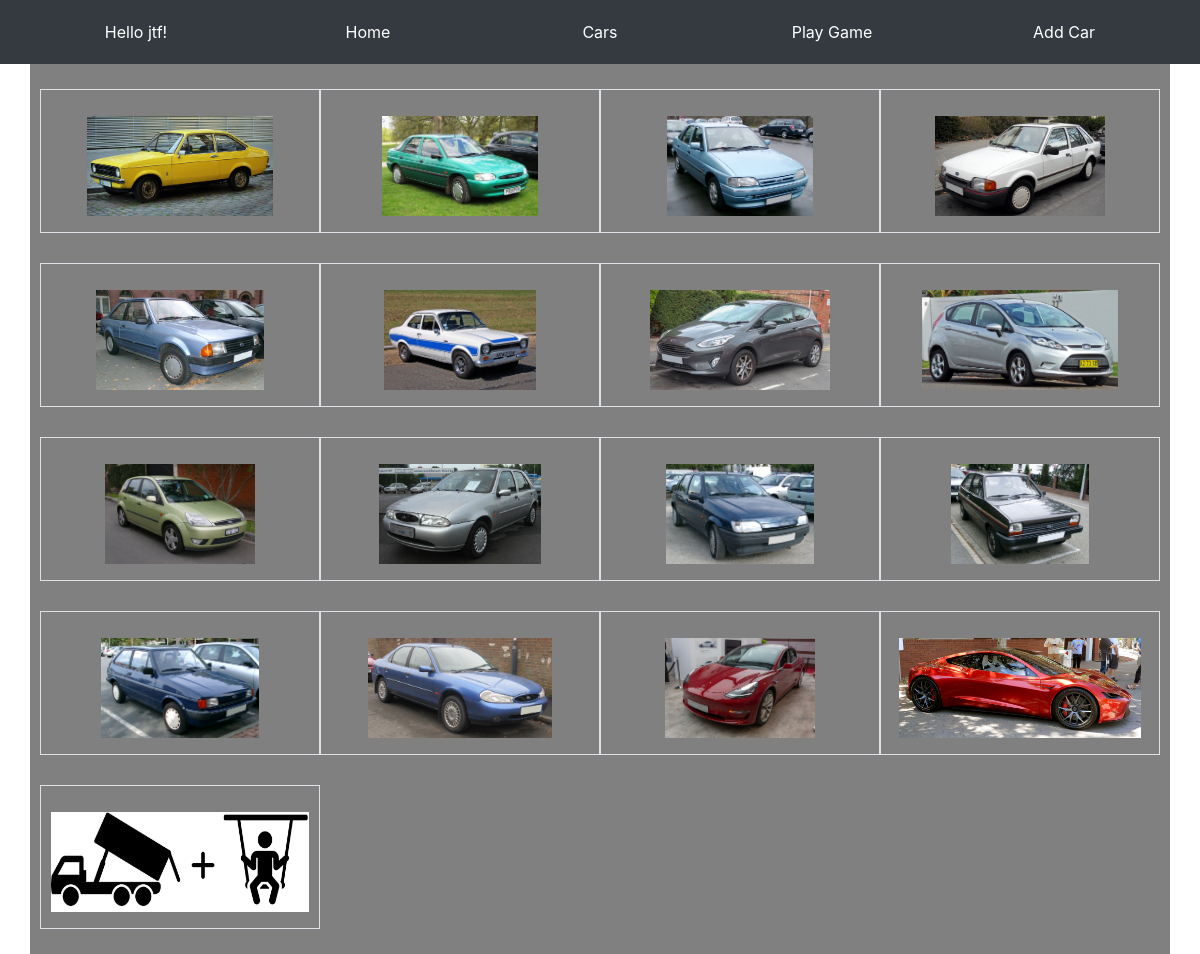
Page /cars/view.php (signed in) on the committed database.
### tables this page shows
CREATE TABLE IF NOT EXISTS `users` (
  `u_id` int(11) NOT NULL AUTO_INCREMENT,
  `u_username` varchar(20) DEFAULT '',
  `u_password` varchar(64) NOT NULL DEFAULT '',
  `u_salt` varchar(32) NOT NULL DEFAULT '',
  `u_name` varchar(50) NOT NULL DEFAULT '',
  `u_joined` datetime NOT NULL DEFAULT CURRENT_TIMESTAMP,
  `u_group` int(11) NOT NULL DEFAULT '0',
  PRIMARY KEY (`u_id`)
);

CREATE TABLE IF NOT EXISTS `cars` (
  `c_id` int(12) NOT NULL AUTO_INCREMENT,
  `c_make` varchar(40) NOT NULL,
  `c_model` varchar(40) NOT NULL,
  `c_version` varchar(40) NOT NULL,
  `c_production_years` varchar(40) NOT NULL,
  `c_legit` int(20) NOT NULL,
  `c_timestamp` timestamp(6) NOT NULL DEFAULT CURRENT_TIMESTAMP(6),
  `c_deleted` int(10) NOT NULL,
  PRIMARY KEY (`c_id`)
);

### classes/Config.php (called while the page is built, shortened)
<?php
class Config {
    public static function get($path = null) {
        if($path) {
            $config = $GLOBALS['config'];
            $path = explode('/', $path);
            foreach ($path as $bit) {
                if (isset($config[$bit])) {
                    $config = $config[$bit];
                }
            }
            return $config;
        }
        return false;
    }
}
?>

### classes/DB.php (called while the page is built, shortened)
<?php
class DB {
    private static $_instance = null;
    private $_pdo,
            $_query,
            $_error = false,
            $_count = 0;
    public  $_results;
    public function __construct() {
        try {
            $this->_pdo = new PDO('mysql:host='. Config::get('mysql/host') . ';dbname=' . Config::get('mysql/db'), Config::get('mysql/username'), Config::get('mysql/password'));
        } catch (PDOException $e) {
            die($e->getMessage());
        }
    }
    public static function getInstance() {
        if(!isset(self::$_instance)){
            self::$_instance = new DB();
        }
        return self::$_instance;
    }
    public function query($sql, $params = []) {
        $this->_error = false;
        if($this->_query = $this->_pdo->prepare($sql)) {
            $x = 1;
            if(count($params)) {
                foreach($params as $param) {
                    $this->_query->bindValue($x, $param);
                    $x++;
                }
            }
            if($this->_query->execute()) {
                $this->_results = $this->_query->fetchAll(PDO::FETCH_OBJ);
                $this->_count = $this->_query->rowCount();
            } else {
                $this->_error = true;
                var_dump($this->_query->errorInfo());
            }
        }
        return $this;
    }
    public function action($action, $table, $where = []) {
        if(is_array($where[0])) {
            $sql = "{$action} FROM {$table} WHERE ";
            for ($i=0; $i<count($where);$i++) {
                if(count($where[$i]) == 3) {
                    $operators = ['=', '>', '<', '>=', '<='];
                    $field      = $where[$i][0];
                    $operator   = $where[$i][1];
                    $value      = $where[$i][2];
                    if(in_array($operator, $operators)) {
                        if($i == (count($where) - 1)) {
                            $sql = $sql . "{$field} {$operator} ?";
                        } else {
                            $sql = $sql . "{$field} {$operator} ? AND ";
                        }
                    }
                    $value_arr[] = $value;
                }
            }
            if(!$this->query($sql, $value_arr)->error()) {
                return $this;
            } else {
                echo $this->query($sql, $value_arr)->errorInfo();
                echo "oops you've done something wrong";
            }
        } else {
            if(count($where) == 3) {
                $operators = ['=', '>', '<', '>=', '<='];
                $field      = $where[0];
                $operator   = $where[1];
                $value      = $where[2];
                if(in_array($operator, $operators)) {
                    $sql = "{$action} FROM {$table} WHERE {$field} {$operator} ?";
                    if(!$this->query($sql, [$value])->error()) {
                        return $this;
                    } else {
                        echo "oops you've done something wrong";
                    }
                }
            }
        }
        return false;
    }
    public function get($table, $where) {
        return $this->action('SELECT *', $table, $where);
    }
    public function getAllFromTable($table, $orderField, $direction, $count) {
        return $this->query(
            "SELECT * ". "from `". $table . "`" ." where 1 order by " . $orderField . " " . $direction . " LIMIT " . $count
        );
    }
    public function results() {
        return $this->_results;
    }
    public function first() {
        return $this->results()[0];
    }
    public function error() {
        return $this->_error;
    }
    public function count() {
        return $this->_count;
    }
}
?>

### classes/User.php (called while the page is built, shortened)
<?php
class User {
    private $_db,
            $_data,
            $_sessionName,
            $_cookieName,
            $_isLoggedIn;
    public function __construct($user = null) {
        $this->_db = DB::getInstance();
        $this->_sessionName = Config::get('session/session_name');
        if(!$user) {
            if (Session::exists($this->_sessionName)) {
                $user = Session::get($this->_sessionName);
                if ($this->findById($user)) {
                    $this->_isLoggedIn = true;
                } else {
                }
            }
        } else {
            $this->findById($user);
        }
    }
    public function findById($user = null) {
        if ($user) {
            $data = $this->_db->get('users', ['u_id', '=', $user]);
        }
        if ($data->count()) {
            $this->_data = $data->first();
            return true;
        }
        return false;
    }
    public function data() {
        return $this->_data;
    }
} ?>

### classes/Session.php (called while the page is built, shortened)
<?php
class Session {
    public static function exists($name){
        return (isset($_SESSION[$name])) ? true : false;
    }
    public static function get($name) {
         return $_SESSION[$name];
    }
}

### functions/all.php (called while the page is built, shortened)
<?php
function escape($string) {
    return htmlentities($string, ENT_QUOTES, 'UTF-8');
}
?>

### cars/view.php (the view, shortened to what this page needs)
<?php
$user = new User();
$db = new DB();
$db->getAllFromTable('cars', 'c_make, c_model', 'ASC', 50);
$carArray = $db->results();
?>
<html id="system-background">
    <link rel="stylesheet" href="../vendor/twbs/bootstrap/dist/css/bootstrap.css">
    <link rel="stylesheet" href="../vendor/twbs/bootstrap/dist/css/bootstrap-grid.css">
    <link rel="stylesheet" href="../CSS/my_css.css">
    <body>
      <div style="background-color:#ffffff; height:100%;">
        <div class="container-fluid bg-dark">
            <div class="row justify-content-md-center bg-blue text-white" style="padding:20px;">
                <div style="text-align: center;" class="col-sm">Hello <a href=""><?php echo escape($user->data()->u_username); ?></a>!</div>
                <div style="text-align: center;" class="col-sm"><a href="../index.php">Home</a></div>
                <div style="text-align: center;" class="col-sm"><a href="view.php">Cars</a></div>
                <div style="text-align: center;" class="col-sm"><a href="game.php">Play Game</a></div>
                <div style="text-align: center;" class="col-sm"><a href="create.php">Add Car</a></div>
            </div>
        </div>
        <div class="container" style="background-color:gray;">
            <div class="row" style="font-size: 20; font-weight: 500; padding:10px;">
                <?php foreach ($carArray as $carItem) { ?>
                <div class="col-lg-3 col-md-4 col-sm-6 col-xs-12 item-box border">
                    <a id="clickable_div" href="details?make=<?php echo strtolower($carItem->c_make) . "&model=". strtolower($carItem->c_model) . "&version=". strtolower($carItem->c_version) ?>"></a>
                    <div class=" h-10 justify-content-center" style="display:flex;flex-direction: column;">
                        <input class="boring_button" type="submit" value="">
                    </div>
                    <img src="<?php
                        echo "uploads/" .
                        strtolower($carItem->c_make) .
                        "-" .
                        strtolower($carItem->c_model) .
                        "-" .
                        strtolower($carItem->c_version) .
                        ".jpeg"; ?>" style="width:auto;height:100px;" />
                </div>
                <?php } ?>
            </div>
        </div>
    </body>
</html>

### CSS/my_css.css (style rules this page uses)
#bootstrap-overrides .col-1, .col-2, .col-3, .col-4, .col-5, .col-6, .col-7, .col-8, .col-9, .col-10, .col-11, .col-12, .col, .col-auto, .col-sm-1, .col-sm-2, .col-sm-3, .col-sm-4, .col-sm-5, .col-sm-6, .col-sm-7, .col-sm-8, .col-sm-9, .col-sm-10, .col-sm-11, .col-sm-12, .col-sm, .col-sm-auto, .col-md-1, .col-md-2, .col-md-3, .col-md-4, .col-md-5, .col-md-6, .col-md-7, .col-md-8, .col-md-9, .col-md-10, .col-md-11, .col-md-12, .col-md, .col-md-auto, .col-lg-1, .col-lg-2, .col-lg-3, .col-lg-4, .col-lg-5, .col-lg-6, .col-lg-7, .col-lg-8, .col-lg-9, .col-lg-10, .col-lg-11, .col-lg-12, .col-lg, .col-lg-auto, .col-xl-1, .col-xl-2, .col-xl-3, .col-xl-4, .col-xl-5, .col-xl-6, .col-xl-7, .col-xl-8, .col-xl-9, .col-xl-10, .col-xl-11, .col-xl-12, .col-xl, .col-xl-auto { position: relative; width: 100%; padding-right: 5px; padding-left: 5px; }
#system-background { background-color:"white"; }
#clickable_div { position:absolute; width:100%; height:100%; top:0; left: 0; z-index: 1; }
.item-box { padding-right: 10px; padding-left: 10px; text-align:center; height:144px; margin-bottom: 15px; margin-top: 15px; grid-gap: 1px; }
.item-box img { max-width: 100%; }
a { color:white; }
.boring_button { background-color: Transparent; background-repeat: no-repeat; border: none; cursor: pointer; overflow: hidden; color:black; font-size: 16px; }

### cars/view.php (style rules this page uses)
#system-background { background-color:"white"; }
#clickable_div { position:absolute; width:100%; height:100%; top:0; left: 0; z-index: 1; }
.item-box { padding-right: 10px; padding-left: 10px; text-align:center; height:144px; margin-bottom: 15px; margin-top: 15px; grid-gap: 1px; }
.item-box img { max-width: 100%; }
a { color:white; }
.boring_button { background-color: Transparent; background-repeat: no-repeat; border: none; cursor: pointer; overflow: hidden; color:black; font-size: 16px; }

### rows in the picture
users: u_username "jtf"
cars: c_make+c_model (picture)
cars: c_make+c_model (picture)
cars: c_make+c_model (picture)
cars: c_make+c_model (picture)
cars: c_make+c_model (picture)
cars: c_make+c_model (picture)
cars: c_make+c_model (picture)
cars: c_make+c_model (picture)
cars: c_make+c_model (picture)
cars: c_make+c_model (picture)
cars: c_make+c_model (picture)
cars: c_make+c_model (picture)
cars: c_make+c_model (picture)
cars: c_make+c_model (picture)
cars: shows a picture
cars: c_make+c_model (picture)
cars: shows a picture
